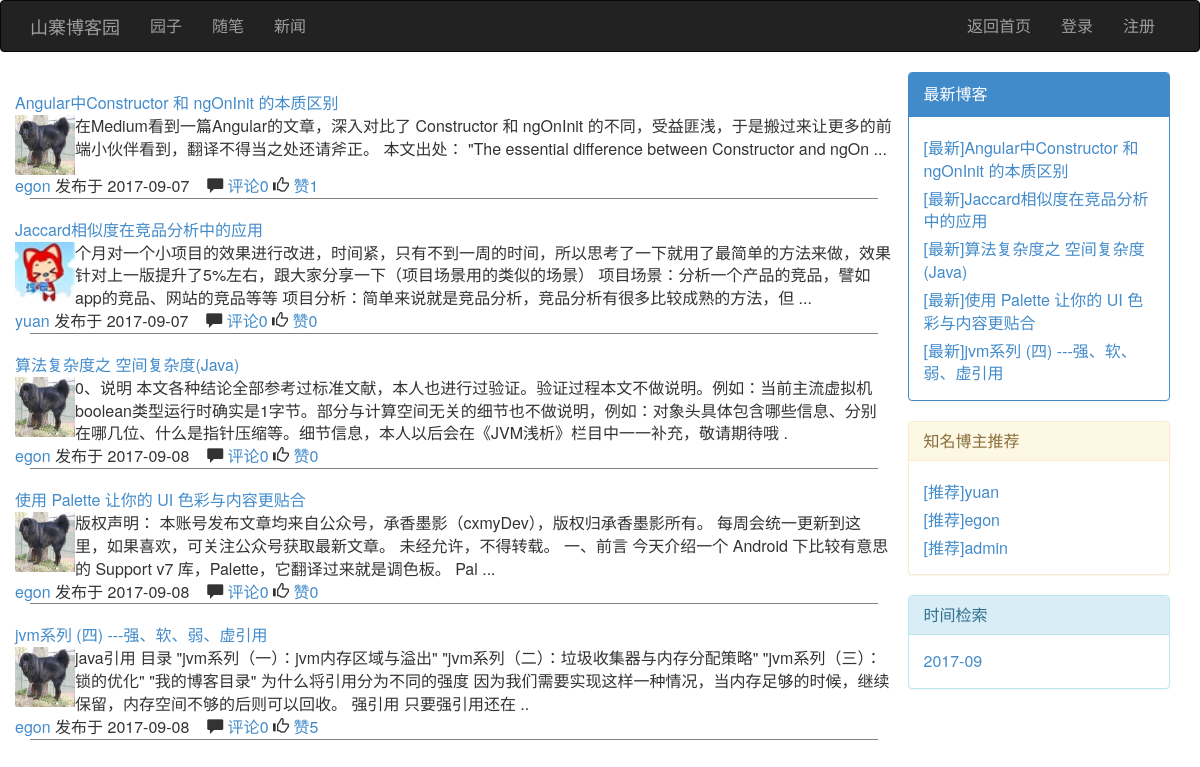
Before: /index/ with the older database file.
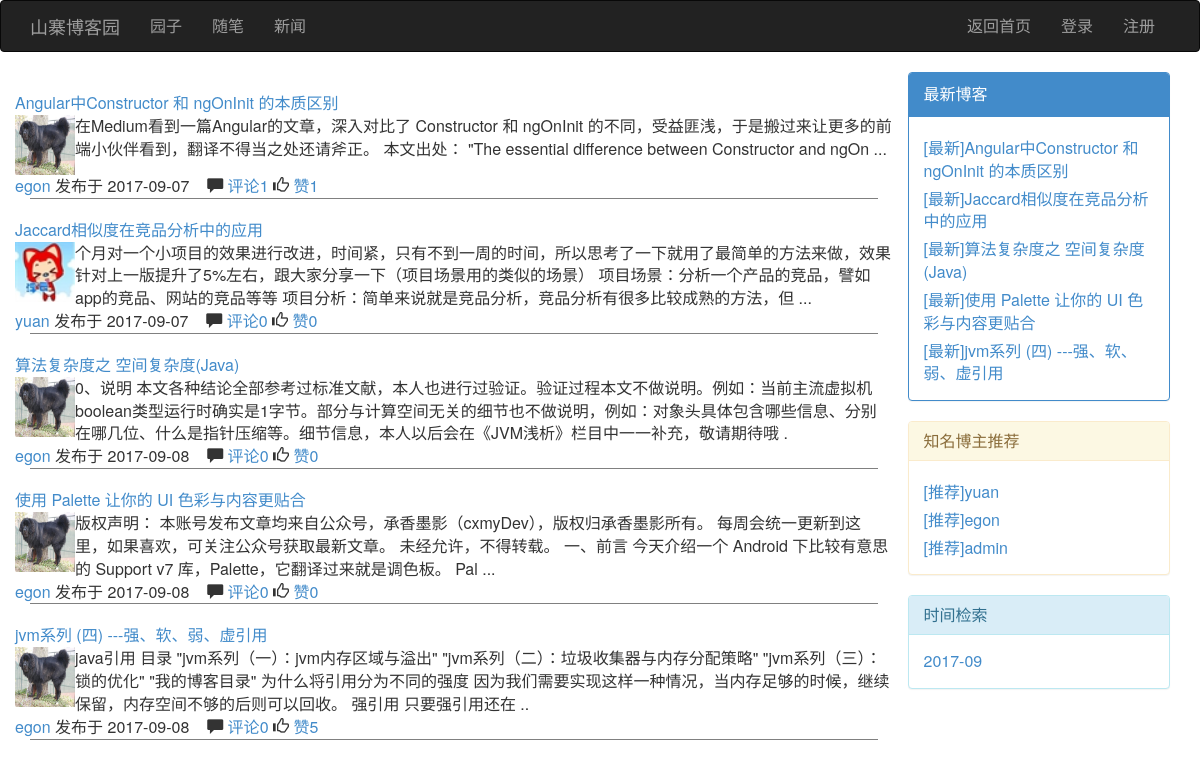
After: the same page with the newer database file.
### blog/models.py (models this page shows, shortened)
class Article(models.Model):
    nid = models.BigAutoField(primary_key=True)
    title = models.CharField(max_length=50, verbose_name='文章标题')
    desc = models.CharField(max_length=255, verbose_name='文章描述')
    read_count = models.IntegerField(default=0)
    comment_count = models.IntegerField(default=0)
    up_count = models.IntegerField(default=0)
    down_count = models.IntegerField(default=0)
    category = models.ForeignKey(verbose_name='文章类型', to='Category', to_field='nid', null=True)
    create_time = models.DateTimeField(verbose_name='创建时间', auto_now_add=True)
    blog = models.ForeignKey(verbose_name='所属博客', to='Blog', to_field='nid')
    tags = models.ManyToManyField(
        to="Tag",
        through='Article2Tag',
        through_fields=('article', 'tag'),
    )
    type_choices = [
        (1, "Python"),
        (2, "Linux"),
        (3, "OpenStack"),
        (4, "GoLang"),
    ]
    article_type_id = models.IntegerField(choices=type_choices, default=None)
    objects=ArticleManager()

class Blog(models.Model):
    nid = models.BigAutoField(primary_key=True)
    title = models.CharField(verbose_name='个人博客标题', max_length=64)
    site = models.CharField(verbose_name='个人博客后缀', max_length=32, unique=True)
    theme = models.CharField(verbose_name='博客主题', max_length=32)
    user = models.OneToOneField(to='UserInfo', to_field='nid')

class UserInfo(AbstractUser):
    nid = models.BigAutoField(primary_key=True)
    nickname = models.CharField(verbose_name='昵称', max_length=32)
    telephone = models.CharField(max_length=11, blank=True, null=True, unique=True, verbose_name='手机号码')
    avatar = models.FileField(verbose_name='头像', upload_to='./upload/avatar/',default="./upload/avatar/avatar.png")
    create_time = models.DateTimeField(verbose_name='创建时间',auto_now_add=True)
    fans = models.ManyToManyField(verbose_name='粉丝们',
                                  to='UserInfo',
                                  through='UserFans',
                                  through_fields=('user', 'follower'))

### blog/views.py (the view)
# urls.py: url(r'^index/', views.index),
def index(request,**kwargs):
    type_choices=Article.type_choices
    print("kwargs",kwargs)
    current_type_choices_id = int(kwargs.get("article_type_id",0))
    article_list=Article.objects.filter(**kwargs)
    article_list=Article.objects.all()
    lasted_article=article_list[0:5]
    author_recommand=UserInfo.objects.all()[0:3]
    dateRet=Article.objects.archive()
    return render(request,"index.html",{
        "type_choices":type_choices,
        "article_list":article_list,
        "current_type_choices_id":current_type_choices_id,
        "lasted_article":lasted_article,
        "author_recommand":author_recommand,
        "dateRet":dateRet,
    })

### blog/models.py (called while the page is built)
    def archive(self,**kwargs):
        l = []
        for i in self.filter(**kwargs).values("create_time"):
            date = i["create_time"]
            t = date.strftime("%Y-%m")
            if t not in l:
                l.append(t)
        return l

### blog/views.py (called while the page is built)
def func_class(request):
    return {"func":settings.FUNCTION}

### templates/index.html
{% extends "base.html" %}
{% block content %}
    <div class="article_list">
        {% for article in article_list %}
            <div class="article_item">
                <div class="row">
                    <div class="title">
                        <a href="/blog/{{ article.blog.user.username }}/article/{{ article.nid }}">{{ article.title }}</a>
                    </div>
                </div>
                <div class="row">
                    <div class="img"><a href="/blog/{{ article.blog.user.username }}"><img
                            src="{{ article.blog.user.avatar.url }}" width="60px" height="60px"></a></div>
                    <div class="text">{{ article.desc }}</div>
                </div>
                <div class="row">
                    <div class="icon">
                        <span><a href="/blog/{{ article.blog.user.username }}">{{ article.blog.user.username }}</a> 发布于</span>
                        <span class="timer">{{ article.create_time|date:"Y-m-d" }}</span> &nbsp;&nbsp;
                        <span class="glyphicon glyphicon-comment"></span>&nbsp;<a
                            href="">评论{{ article.comment_count }}</a>
                        <span class="glyphicon glyphicon-thumbs-up"></span>&nbsp;<a href="">赞{{ article.up_count }}</a>
                    </div>
                </div>
            </div>
        {% endfor %}
    </div>
{% endblock %}
{% block others %}
    <div class="panel panel-primary">
        <div class="panel-heading">最新博客</div>
        <div class="panel-body">
            {% for foo in lasted_article %}
                <div class="lasted_article" style="margin-top: 5px">
                    <a href="">[最新]{{ foo.title }}</a>
                </div>
            {% endfor %}
        </div>
    </div>
    <div class="panel panel-warning">
        <div class="panel-heading">
            <h3 class="panel-title">知名博主推荐</h3>
        </div>
        <div class="panel-body">
            {% for foo in author_recommand %}
                <div class="author_recommand" style="margin-top: 5px">
                    <a href="">[推荐]{{ foo.username }}</a>
                </div>
            {% endfor %}
        </div>
    </div>
    <div class="panel panel-info">
        <div class="panel-heading">
            <h3 class="panel-title">时间检索</h3>
        </div>
        <div class="panel-body">
            {% for foo in dateRet %}
                <div class="dateRet">
                    <a href="">{{ foo }}</a>
                </div>
            {% endfor %}
        </div>
    </div>
{% endblock %}

### templates/base.html (shortened to what this page needs)
{% load staticfiles %}
<!DOCTYPE html>
<html lang="en">
<head>
    <link rel="stylesheet" href="{% static 'bootstrap/css/bootstrap.css' %}">
</head>
<body>
<nav class="navbar navbar-inverse">
    <div class="container">
        <div class="navbar-header">
            <a class="navbar-brand" href="/index/">山寨博客园</a>
        </div>
        <div class="collapse navbar-collapse" id="bs-example-navbar-collapse-1">
            <ul class="nav navbar-nav">
                {% for type_choice in func %}
                    <li><a href="#">{{ type_choice.1 }}</a></li>
                {% endfor %}
            </ul>
            <ul class="nav navbar-nav navbar-right">
                <li><a href="/index/">返回首页</a></li>
                {% if request.user.is_authenticated %}
                    <li><a href="/login/">欢迎 {{ request.user.username }}</a></li>
                    <li><a href="/logout/">注销</a></li>
                {% else %}
                    <li><a href="/login/">登录</a></li>
                    <li><a href="#">注册</a></li>
                {% endif %}
            </ul>
        </div>
    </div>
</nav>
<div class="container">
    <div class="row">
        <div class="col-md-9">
            {% block content %}
            {% endblock %}
        </div>
        <div class="col-md-3">
            {% block others %}
            {% endblock %}
        </div>
    </div>
</div>
</body>
</html>

### templates/base.html (style rules this page uses)
a { text-decoration: none; }
body { font-size: 16px; }
.img { float: left; }
.article_item { margin-top: 20px; border-bottom: 1px solid gray; }

Changed rows visible on the page:
changed Article "Angular中Constructor 和 ngOnInit 的本质区别": comment_count "0" → "1"
